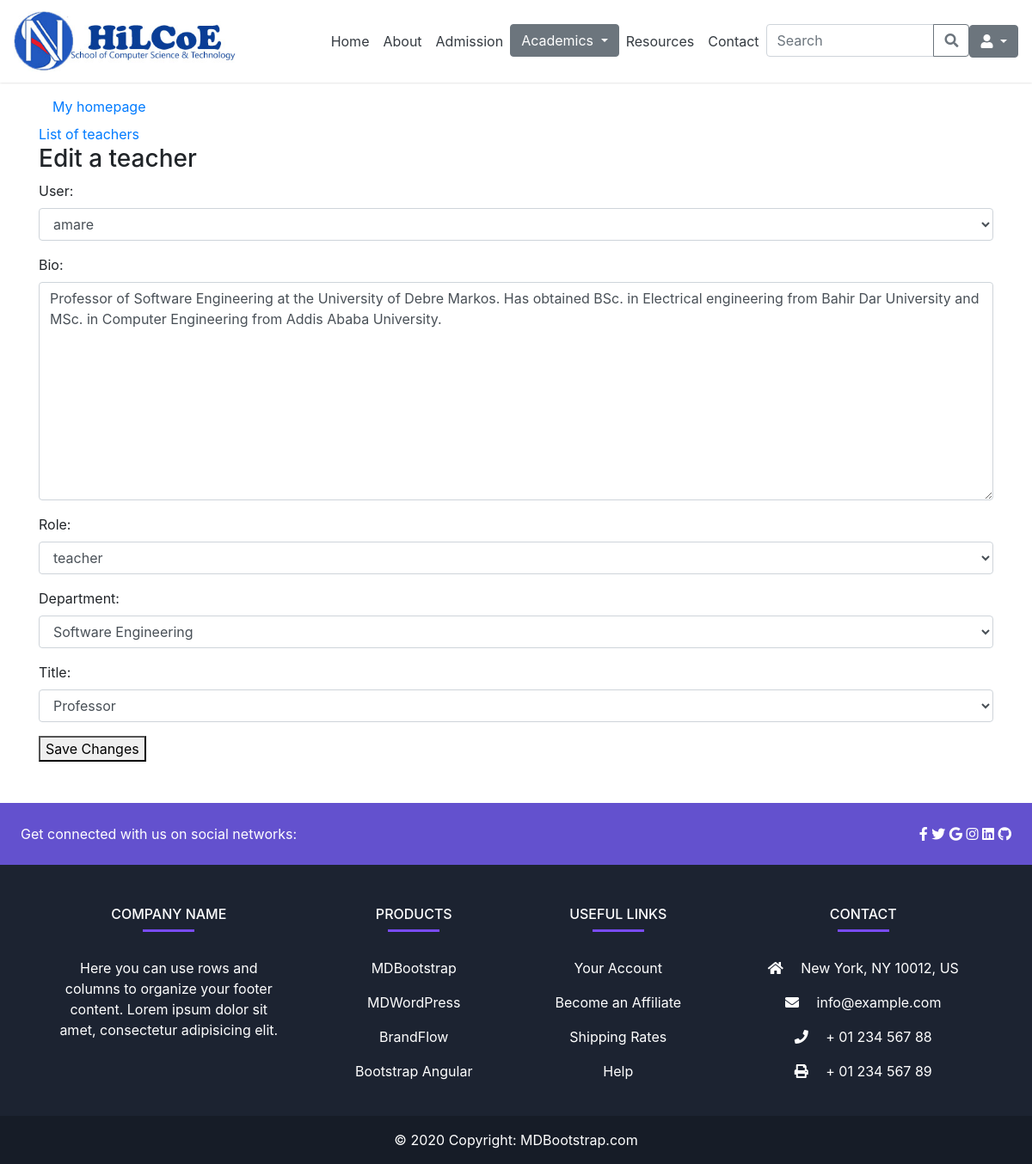
Screenshot of /admin_app/teacher/2/edit/ with the database file from the repository.
### admin_app/models.py (models this page shows, shortened)
class UserProfile(models.Model):
    user = models.OneToOneField(User, on_delete=models.CASCADE)
    bio = models.TextField(default='Enter your bio briefly')
    role = models.CharField(max_length=20, choices=roles, default='student')
    department = models.ForeignKey(Department, on_delete=models.CASCADE, null=True, blank=True)
    academic_year = models.CharField(max_length=20, choices=year, null=True, blank=True)
    semester = models.CharField(max_length=20, choices=semester, null=True, blank=True)
    title = models.CharField(max_length=20, choices=title_choices, null=True, blank=True)
    stream = models.ForeignKey(Stream, on_delete=models.CASCADE, null=True, blank=True)
    program = models.ForeignKey(Program, on_delete=models.CASCADE, null=True, blank=True)

### admin_app/views.py (the view)
# urls.py: path('teacher/<int:teacher_id>/edit/', views.teacher_edit, name='teacher-edit'),
def teacher_edit(request, teacher_id):
    teacher = get_object_or_404(UserProfile, pk=teacher_id)
    if request.method == 'POST':
        form_teacher = AddTeacherForm(request.POST, instance=teacher)
        if form_teacher.is_valid():
            form_teacher.save()
            return redirect('teacher-detail', teacher_id=teacher_id)
    else:
        form_teacher = AddTeacherForm(instance=teacher)
    return render(request, 'admin_app/teacher/teacher_edit.html', {'form_teacher': form_teacher })

### admin_app/forms.py
class AddTeacherForm(forms.ModelForm):
    class Meta:
        model = UserProfile
        fields = ['user', 'bio', 'role', 'department', 'title']
        widgets = {
            'user': forms.Select(attrs={'class': 'form-control'}),
            'bio': forms.Textarea(attrs={'class': 'form-control'}),
            'role': forms.Select(attrs={'class': 'form-control'}),
            'department': forms.Select(attrs={'class': 'form-control'}),
            'title': forms.Select(attrs={'class': 'form-control'}),
        }

### admin_app/models.py (called while the page is built)
  def __str__(self):
        return self.name if self.name else "Unnamed Stream"

### templates/admin_app/teacher/teacher_edit.html (shortened to what this page needs)
{% extends 'base.html' %}
{% block content%}
<div class="container my-5">
  <a class="nav-link text-black" href="{% if user.is_superuser or user.is_staff %}
            {% url 'admin-dashboard' %}
            {% else %}
                {% url 'cs-bsc' %}
            {% endif %}">My homepage
    </a>
    <a href="{% url 'teacher-list' %}">List of teachers</a>
  <h3> Edit a teacher </h3>
  <form method="post">
    {{ form_teacher.as_p }}
    <button type="submit">Save Changes</button>
</form>
</div>
{% endblock %}

### rows the page displays
UserProfile: user "amare", bio "Professor of Software Engineering at the University of Debre Markos. Has obtained BSc. in Electrical engineering from Bahir Dar University and MSc. in Computer Engineering from Addis Ababa University.", role "teacher", department "Software Engineering", title "Professor"
